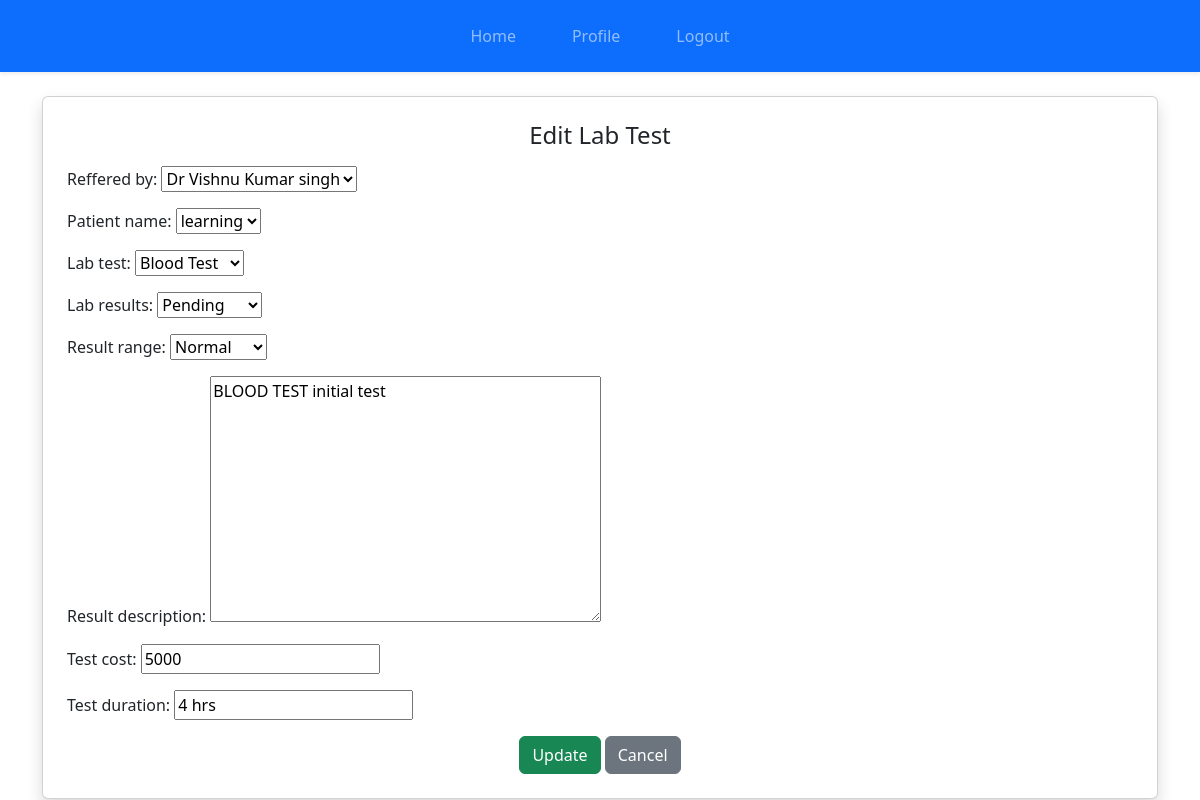
Screenshot of /labreports/edit-lab-test/1/ (signed in) with the database file from the repository.
### labreports/models.py (models this page shows, shortened)
class Lab_test(models.Model):
    All_lab_tests = [
        ("BLOOD TEST", "Blood Test"),
        ("URINE TEST", "Urine Test"),
        ("X-RAY", "X-Ray"),
        ("MRI", "MRI"),
        ("CT SCAN", "CT Scan"),
        ("ULTRASOUND", "Ultrasound"),
        ("ECG", "ECG"),
        ("EEG", "EEG"),
        ("BIOPSY", "Biopsy"),
        ("ALLERGY TEST", "Allergy Test"),
    ]
    test_result=[
        ('pending','Pending'),
        ('ongoing','Ongoing'),
        ('completed','Completed')
    ]
    test_range = [
        ('nil','Nil'),
        ('positive','Positive'),
        ('negative','Negative'),
        ('normal','Normal'),
        ('abnormal','Abnormal')
    ]
    reffered_by = models.ForeignKey(Alldoctors,on_delete=models.CASCADE)
    patient_name = models.ForeignKey(UserDetails,on_delete=models.CASCADE)
    lab_test = models.CharField(max_length=100, choices=All_lab_tests)
    lab_results = models.CharField(max_length=500, choices=test_result,default='ongoing')
    created_at = models.DateTimeField(auto_now_add=True)
    result_range = models.CharField(max_length=100, choices=test_range,default='Nil')
    result_description = models.TextField(max_length=500)
    test_cost = models.IntegerField(default=500)
    test_duration = models.CharField(max_length=50, default="4 hrs")

### labreports/views.py (the view)
# urls.py: path('edit-lab-test/<int:id>/', views.edit_lab_test, name='edit_lab_test'),
@login_required(login_url="login")
def edit_lab_test(request, id):
    test = Lab_test.objects.get(id=id)
    if request.method == "POST":
        form = LabTestForm(request.POST, instance=test)
        if form.is_valid():
            form.save()
            return redirect('dashboard')
    else:
        form = LabTestForm(instance=test)
    return render(request, 'labreports/edit_lab_test.html', {'form': form})

### labreports/forms.py
class LabTestForm(forms.ModelForm):
    class Meta:
        model = Lab_test
        fields='__all__'

### doctors/models.py (called while the page is built)
    def __str__(self):
        return self.name

### labreports/context_processors.py (called while the page is built)
def labtech_context(request):
    if request.user.is_authenticated:
        labtech = getattr(request.user, 'lab_report', None)
    else:
        labtech = None
    return {'labtech': labtech}

### learnapp/models.py (called while the page is built)
    def __str__(self):
        return self.user.username

### templates/labreports/edit_lab_test.html (shortened to what this page needs)
{% extends 'base.html' %}
{% block content %}
<div class="container mt-4">
    <div class="card shadow p-4">
        <h4 class="mb-3 text-center">Edit Lab Test</h4>
        <form method="POST">
            {{ form.as_p }}
            <div class="text-center">
                <button type="submit" class="btn btn-success">
                    Update
                </button>
                <a href="{% url 'dashboard' %}" class="btn btn-secondary">
                    Cancel
                </a>
            </div>
        </form>
    </div>
</div>
{% endblock %}

### rows the page displays
Lab_test: reffered_by "Dr Vishnu Kumar singh", patient_name "learning", lab_test "Blood Test", lab_results "Pending", result_range "Normal", result_description "BLOOD TEST initial test", test_cost "5000", test_duration "4 hrs"
